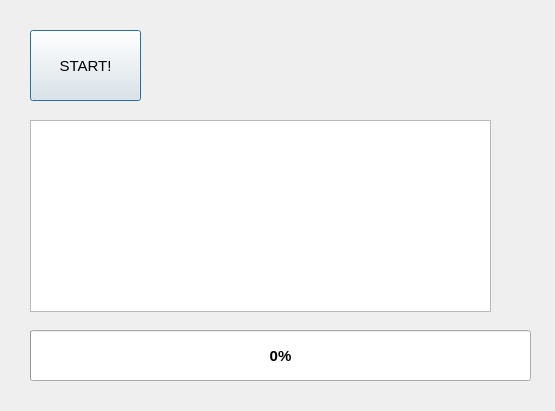
<?xml version="1.0" encoding="UTF-8"?>
<ui version="4.0">
 <class>Dialog</class>
 <widget class="QDialog" name="Dialog">
  <property name="geometry">
   <rect>
    <x>0</x>
    <y>0</y>
    <width>555</width>
    <height>411</height>
   </rect>
  </property>
  <property name="windowTitle">
   <string>Dialog</string>
  </property>
  <widget class="QPushButton" name="pushButton">
   <property name="geometry">
    <rect>
     <x>30</x>
     <y>30</y>
     <width>111</width>
     <height>71</height>
    </rect>
   </property>
   <property name="font">
    <font>
     <family>Arial</family>
     <pointsize>11</pointsize>
    </font>
   </property>
   <property name="text">
    <string>START!</string>
   </property>
  </widget>
  <widget class="QProgressBar" name="progressBar">
   <property name="geometry">
    <rect>
     <x>30</x>
     <y>330</y>
     <width>501</width>
     <height>51</height>
    </rect>
   </property>
   <property name="font">
    <font>
     <family>Arial</family>
     <pointsize>11</pointsize>
     <weight>75</weight>
     <bold>true</bold>
    </font>
   </property>
   <property name="value">
    <number>0</number>
   </property>
  </widget>
  <widget class="QTextBrowser" name="textBrowser">
   <property name="geometry">
    <rect>
     <x>30</x>
     <y>120</y>
     <width>461</width>
     <height>192</height>
    </rect>
   </property>
  </widget>
 </widget>
 <resources/>
 <connections/>
</ui>
